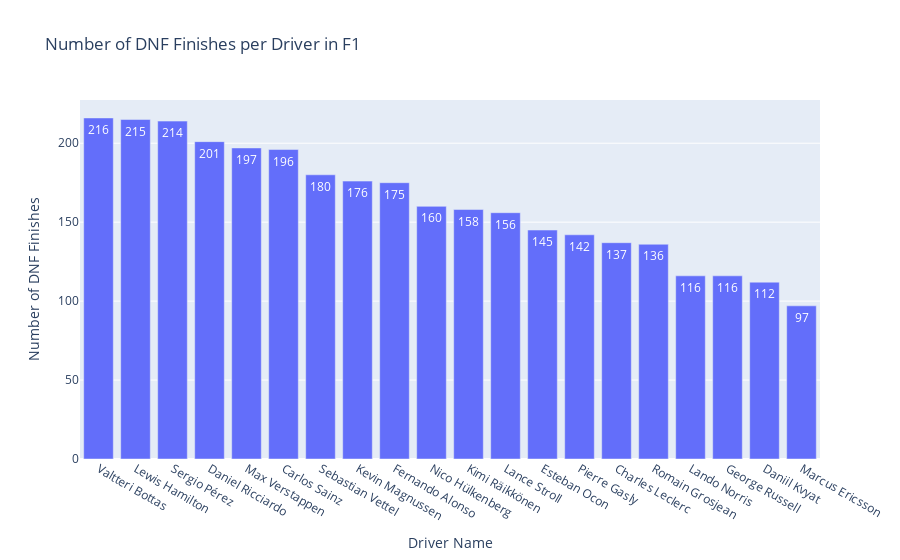

Write notebook code for a chart like this one.
### Markdown cell above
#### Plot for most DNF finishes

### Code cell
## Bar plot for drivers with the most DNF finishes

fig = px.bar(result_dnf_2.head(20), x='driver_name', y='total_dnf_count',
             title='Number of DNF Finishes per Driver in F1',
             labels={'dnf_count': 'Number of DNF Finishes', 'driver_name': 'Driver Name'},
             text='total_dnf_count' 
            )

fig.update_layout(
    xaxis_title='Driver Name',
    yaxis_title='Number of DNF Finishes',
    bargap=0.2  
)

# Show the plot
fig.show()

### Figure 1 — Plotly figure (JSON) as saved in the notebook; plotly's stock layout.template omitted (floating-point values rounded to 4 significant figures)
{"data": [{"alignmentgroup": "True", "hovertemplate": "Driver Name=%{x}<br>total_dnf_count=%{text}<extra></extra>", "legendgroup": "", "marker": {"color": "#636efa", "pattern": {"shape": ""}}, "name": "", "offsetgroup": "", "orientation": "v", "showlegend": false, "text": [216, 215, 214, 201, 197, 196, 180, 176, 175, 160, 158, 156, 145, 142, 137, 136, 116, 116, 112, 97], "textposition": "auto", "type": "bar", "x": ["Valtteri Bottas", "Lewis Hamilton", "Sergio Pérez", "Daniel Ricciardo", "Max Verstappen", "Carlos Sainz", "Sebastian Vettel", "Kevin Magnussen", "Fernando Alonso", "Nico Hülkenberg", "Kimi Räikkönen", "Lance Stroll", "Esteban Ocon", "Pierre Gasly", "Charles Leclerc", "Romain Grosjean", "Lando Norris", "George Russell", "Daniil Kvyat", "Marcus Ericsson"], "xaxis": "x", "y": [216, 215, 214, 201, 197, 196, 180, 176, 175, 160, 158, 156, 145, 142, 137, 136, 116, 116, 112, 97], "yaxis": "y"}], "layout": {"autosize": true, "bargap": 0.2, "barmode": "relative", "legend": {"tracegroupgap": 0}, "title": {"text": "Number of DNF Finishes per Driver in F1"}, "xaxis": {"anchor": "y", "autorange": true, "domain": [0, 1], "range": [-0.5, 19.5], "title": {"text": "Driver Name"}, "type": "category"}, "yaxis": {"anchor": "x", "autorange": true, "domain": [0, 1], "range": [0, 227.4], "title": {"text": "Number of DNF Finishes"}, "type": "linear"}}}
